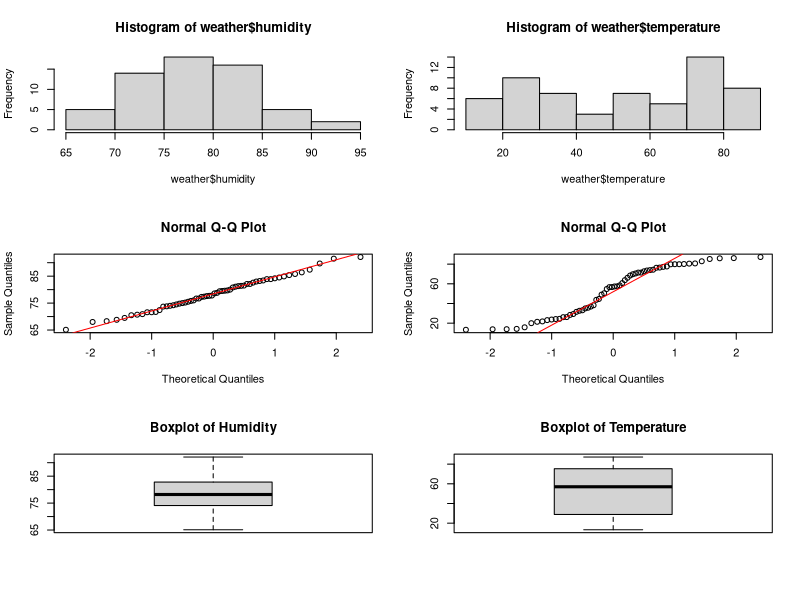
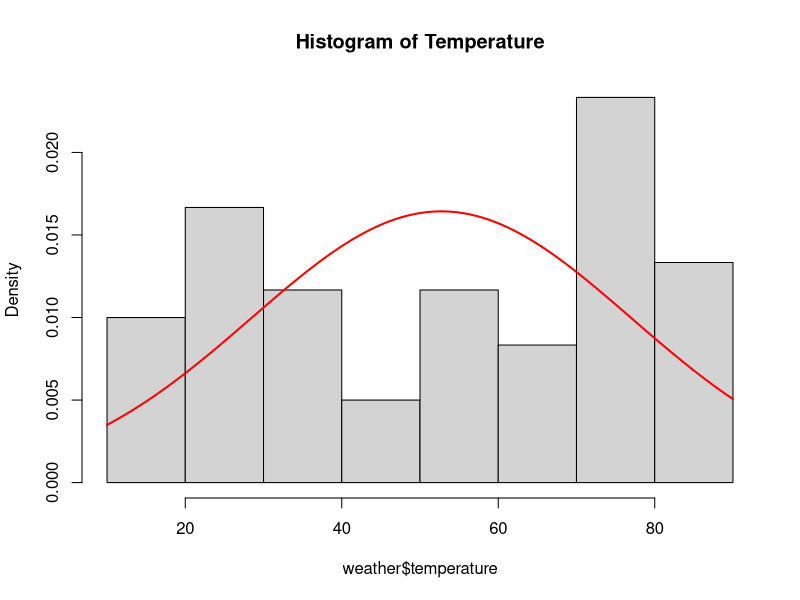
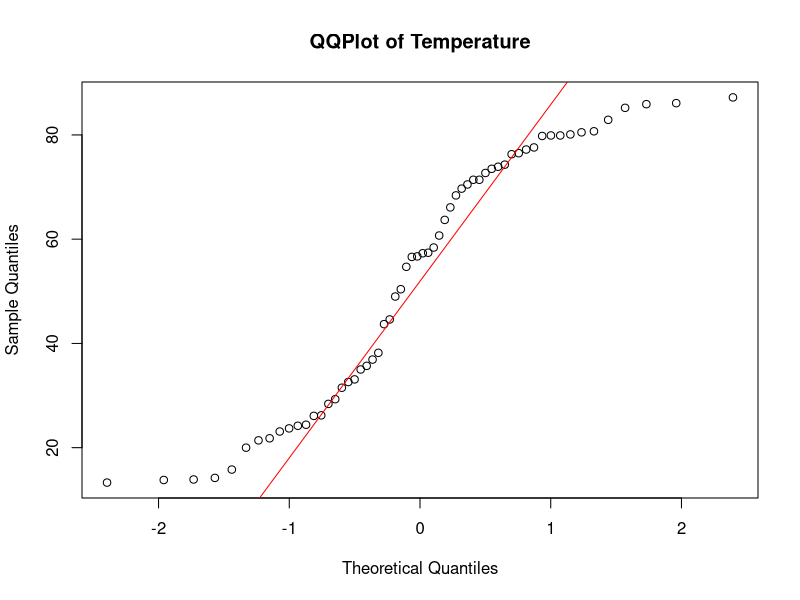
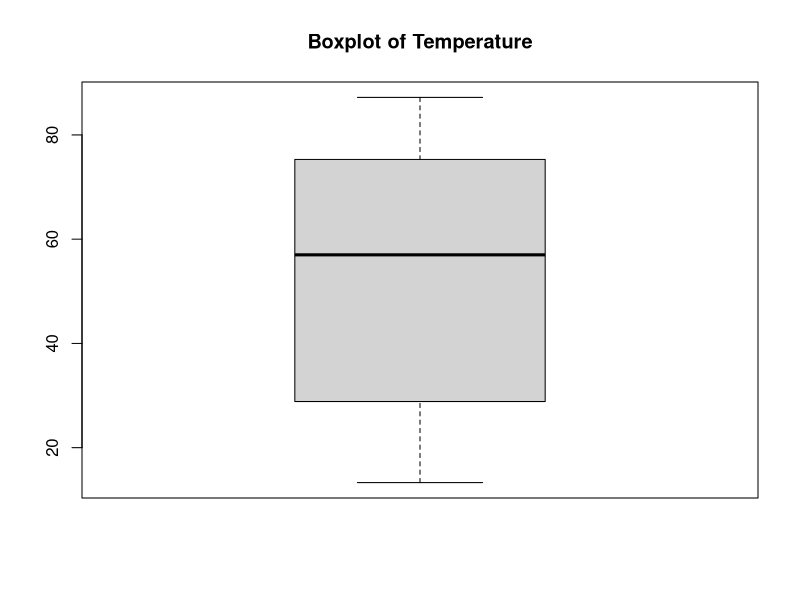

The R script that drew these images, in order: (Note: this script raises an error after producing the figures.)
setwd('/Users/katringrunert/Projects/Uni/sso/exercises/01_assignment')

weather = read.table("weather.txt",header=TRUE)


# Exercise 1.3.a

summary(weather$humidity)
summary(weather$temperature)

par(mfrow=c(3,2))
hist(weather$humidity)
hist(weather$temperature)
qqnorm(weather$humidity)
qqline(weather$humidity, col = "red")
qqnorm(weather$temperature)
qqline(weather$temperature, col = "red")
boxplot(weather$humidity, main='Boxplot of Humidity')
boxplot(weather$temperature, main='Boxplot of Temperature')

# Exercise 1.3.b
x = seq(min(weather$temperature), max(weather$temperature), by=1)
par(mfrow=c(1,1))
hist(weather$temperature, main = 'Histogram of Temperature', prob=T)
curve(dnorm(x, mean=mean(weather$temperature), sd=sd(weather$temperature)), lwd=2, col="red", add=TRUE, yaxt="n")
qqnorm(weather$temperature, main = 'QQPlot of Temperature')
qqline(weather$temperature, col = "red")
boxplot(weather$temperature, main='Boxplot of Temperature')
# Exercise 1.3.c
# 90% CI of the mean temperature
n = nrow(weather); mu = mean(weather$temperature); s = sd(weather$temperature)
error_margin = qt((1-0.90)/2,df=n-1)*s/sqrt(n)

low = mu - error_margin 
up = mu + error_margin
# We can say with 90% confidence that the population mean lays between {low} and {up}
# Exercise 1.3.d

# CI of 95% for mean humidity, CI length of at most 2%

z = 1.96 # (1 - 0.95)/2 # get z-score for this value
E = 0.02 /2  # margin of error (two sided)
p = mean(weather.temperature) # mean????
q = 1 - p # ???
pq = p*q
s = sd(weather$temperature) # if population is not known, you can use standard deviation

sample_size = ((z*s)/ E)**2
sample_size
